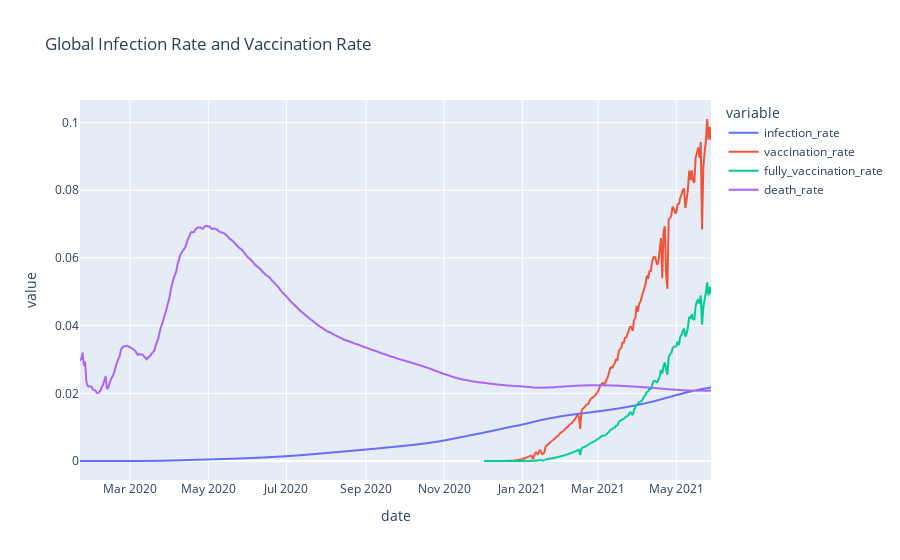

Source (notebook cell):
### Code cell
fig = px.line(global_data, x='date', y=['infection_rate', 'vaccination_rate','fully_vaccination_rate','death_rate'],
             title='Global Infection Rate and Vaccination Rate')
fig.show()

### Figure 1 — Plotly figure (JSON) as saved in the notebook; plotly's stock layout.template omitted (floating-point values rounded to 4 significant figures; data arrays with more than 128 entries replaced by an {"elided": "..."} marker saying what was removed)
{"data": [{"hovertemplate": "variable=infection_rate<br>date=%{x}<br>value=%{y}<extra></extra>", "legendgroup": "infection_rate", "line": {"color": "#636efa", "dash": "solid"}, "mode": "lines", "name": "infection_rate", "showlegend": true, "type": "scattergl", "x": {"elided": "493 str values"}, "xaxis": "x", "y": {"elided": "493 float values"}, "yaxis": "y"}, {"hovertemplate": "variable=vaccination_rate<br>date=%{x}<br>value=%{y}<extra></extra>", "legendgroup": "vaccination_rate", "line": {"color": "#EF553B", "dash": "solid"}, "mode": "lines", "name": "vaccination_rate", "showlegend": true, "type": "scattergl", "x": {"elided": "493 str values"}, "xaxis": "x", "y": {"elided": "493 float values"}, "yaxis": "y"}, {"hovertemplate": "variable=fully_vaccination_rate<br>date=%{x}<br>value=%{y}<extra></extra>", "legendgroup": "fully_vaccination_rate", "line": {"color": "#00cc96", "dash": "solid"}, "mode": "lines", "name": "fully_vaccination_rate", "showlegend": true, "type": "scattergl", "x": {"elided": "493 str values"}, "xaxis": "x", "y": {"elided": "493 float values"}, "yaxis": "y"}, {"hovertemplate": "variable=death_rate<br>date=%{x}<br>value=%{y}<extra></extra>", "legendgroup": "death_rate", "line": {"color": "#ab63fa", "dash": "solid"}, "mode": "lines", "name": "death_rate", "showlegend": true, "type": "scattergl", "x": {"elided": "493 str values"}, "xaxis": "x", "y": {"elided": "493 float values"}, "yaxis": "y"}], "layout": {"legend": {"title": {"text": "variable"}, "tracegroupgap": 0}, "title": {"text": "Global Infection Rate and Vaccination Rate"}, "xaxis": {"anchor": "y", "domain": [0, 1], "title": {"text": "date"}}, "yaxis": {"anchor": "x", "domain": [0, 1], "title": {"text": "value"}}}}
